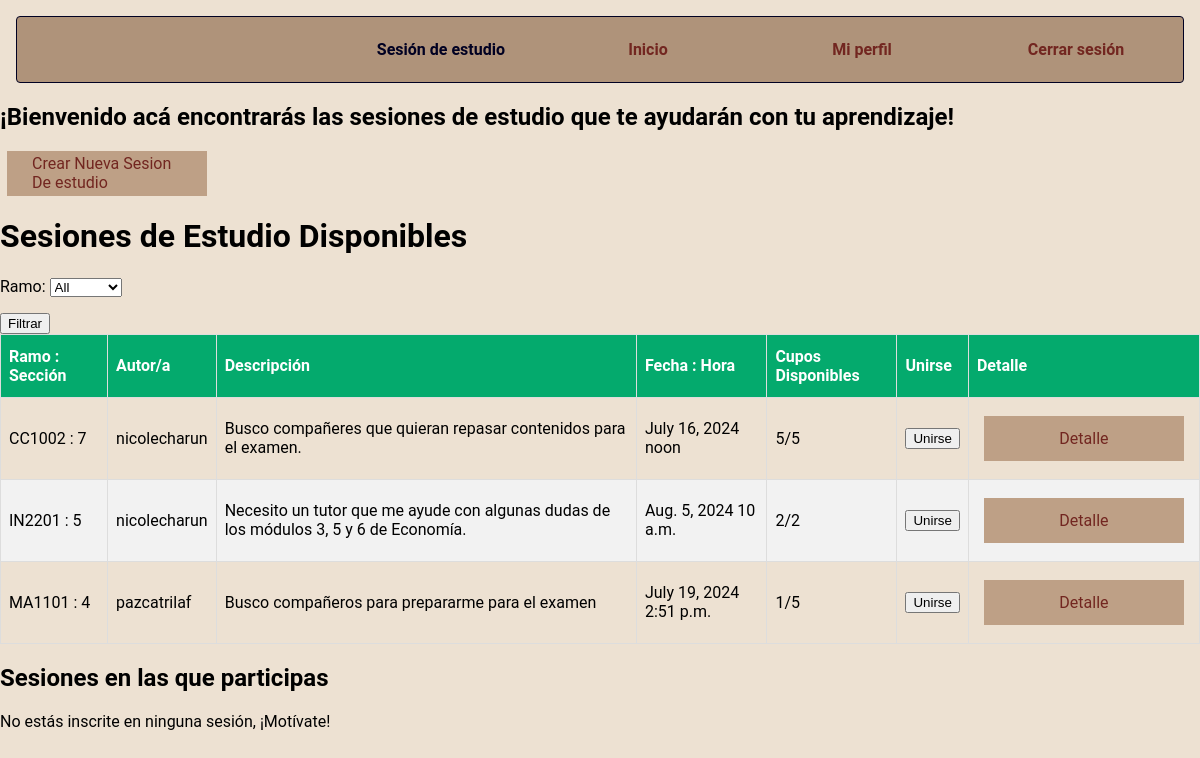
Page / (signed in) on the committed database.
### appG7/models.py (models this page shows)
class Sesion(models.Model):
  Cursos = [('MA1101', 'MA1101'), ('MA1001', 'MA1001'), ('FI1000', 'FI1000'), ('BT1211', 'BT1211'), ('MA1102', 'MA1102'), ('MA1002', 'MA1002'), ('FI1100', 'FI1100'), ('CC1002', 'CC1002'), ('IQ2211', 'IQ2211'), ('FI2001', 'FI2003'), ('MA2001', 'MA2001'), ('IN2201', 'IN2201'), ('IQ2212', 'IQ2212'), ('FI2002', 'FI2002'), ('MA2002', 'MA2002'), ('FI2004', 'FI2004')]
  id = models.AutoField(primary_key = True)
  autor = models.CharField(max_length = 30, default = 'Desconocido')
  hora = models.TimeField()
  fecha = models.DateField()
  ramo = models.CharField(max_length = 6, choices=Cursos) #6 equivale a: CC4401 (2 por el departamento) y (4 por el codigo del ramo) quizas sea más
  seccion = models.IntegerField()
  maxMembers = models.IntegerField()
  descripcion = models.CharField(max_length = 200)
  link= models.CharField(max_length = 200)
  members = models.ManyToManyField(User, through='Member', related_name='sesiones_as_member')

### appG7/views.py (the view)
# urls.py: path('', views.index_page, name='index_page'),
@login_required(login_url='/login')
def index_page(request):
    form = SesionFilterForm(request.GET)
    sesiones = Sesion.objects.all()
    user = request.user
    if form.is_valid():
        ramo = form.cleaned_data.get('ramo')
        if ramo and ramo != 'all':
            sesiones = sesiones.filter(ramo=ramo)
    for sesion in sesiones:
        sesion.is_member = sesion.members.filter(id=user.id).exists()
    mis_sesiones = Sesion.objects.filter(members=user)
    context = {
        'form': form,
        'sesiones': sesiones,
        'mis_sesiones': mis_sesiones,
    }
    if request.method == 'GET':
        return render(request,"appG7/index.html", context)

### appG7/forms.py
class SesionFilterForm(forms.Form):
    ramo = forms.ChoiceField(choices=[('all', 'All')] + Sesion.Cursos, required=False)

### appG7/templates/appG7/index.html (shortened to what this page needs)
{% extends 'appG7/base.html' %}
{% block css %}
{% load static %}
<link rel="stylesheet" type="text/css"href="{% static '/appG7/login.css' %}">
{% endblock %}
{% block content %}
<h2>¡Bienvenido acá encontrarás las sesiones de estudio que te ayudarán con tu aprendizaje!</h2>
{% if user.is_authenticated %}
<a href="{% url 'sesion' %}" class="btn btn-outline-2">Crear Nueva Sesion De estudio </a>
{% endif %}
<h1>Sesiones de Estudio Disponibles</h1>
<form method = "get">
    {{ form.as_p }}
    <button type="submit">Filtrar</button>
</form>
<table>
    <thead>
        <tr>
            <th>Ramo : Sección</th>
            <th>Autor/a</th>
            <th>Descripción</th>
            <th>Fecha : Hora</th>
            <th>Cupos Disponibles</th>
            <th>Unirse</th>
            <th>Detalle</th>
        </tr>
    </thead>
    <tbody>
        {% for sesion in sesiones %}
            <tr>
                <td> {{ sesion.get_ramo_display }} : {{ sesion.seccion }} </td>
                <td> {{ sesion.autor }} </td>
                <td> {{ sesion.descripcion }} </td>
                <td> {{ sesion.fecha }} {{ sesion.hora }} </td>
                <td> {{ sesion.members.count }}/{{ sesion.maxMembers }} </td>
                <td>
                    {% if sesion.is_member %}
                        <form method="post" action="{% url 'salirse_sesion' sesion.id %}">
                            {% csrf_token %}
                            <button type="submit" class="leave-button">Salirse</button>
                        </form>
                    {% else %}
                        <form method="post" action="{% url 'unirse_sesion' sesion.id %}">
                            <button type="submit" class="join-button">Unirse</button>
                        </form>
                    {% endif %}
                </td>
                <td>
                    <a href="{% url 'detalle_sesion' sesion.id %}" class="btn btn-outline-2">Detalle</a>
                </td>
            </tr>
            {% endfor %}
    </tbody>
</table>
<h2>Sesiones en las que participas</h2>
{% if mis_sesiones %}
    <table>
        <thead>
            <tr>
                <th>Ramo : Sección</th>
                <th>Autor/a</th>
                <th>Descripción</th>
                <th>Medio De Comunicación</th>
                <th>Fecha : Hora</th>
                <th>Cupos Disponibles</th>
                <th>Unirse</th>
                <th>Detalle</th>
            </tr>
        </thead>
        <tbody>
            {% for sesion in mis_sesiones %}
                <tr>
                    <td>{{ sesion.get_ramo_display }} : {{ sesion.seccion }}</td>
                    <td> {{ sesion.autor }} </td>
                    <td> {{ sesion.descripcion }} </td>
                    <td> {{ sesion.link }} </td>
                    <td> {{ sesion.fecha }} {{ sesion.hora }} </td>
                    <td>{{ sesion.members.count }}/{{ sesion.maxMembers }}</td>
                    <td>
                        <form method="post" action="{% url 'salirse_sesion' sesion.id %}">
                            {% csrf_token %}
                            <button type="submit" class="leave-button">Salirse</button>
                        </form>
                    </td>
                    <td>
                        <a href="{% url 'detalle_sesion' sesion.id %}" class="btn btn-outline-2">Detalle</a>
                    </td>
                </tr>
            {% endfor %}
        </tbody>
    </table>
{% else %}
    <p>No estás inscrite en ninguna sesión, ¡Motívate!</p>
{% endif %}
{% endblock %}

### appG7/static/appG7/style.css (style rules this page uses)
:root { --black-color: #000022; --pink-color: #fcdc28; }
body { margin: 0; background-color: #ede1d2; font-family: "Roboto", sans-serif; }

### appG7/static/appG7/login.css (style rules this page uses)
:root { --color-borde: #dbdbdb; }
label { padding-bottom: 1rem; cursor: pointer; }
.btn.btn-outline-2 { width: 150px; height: 15px; background-color: #bea086; color: #722620; padding: 15px 25px; text-decoration: none; margin: 10px 7px; display: flex; justify-content: center; align-items: center; }

### appG7/templates/appG7/index.html (style rules this page uses)
table { font-family: "Roboto", sans-serif; border-collapse: collapse; width: 100%; }
th, td { border: 1px solid #ddd; padding: 8px; }
tr:nth-child(even) { background-color: #f2f2f2; }
th { padding-top: 12px; padding-bottom: 12px; text-align: left; background-color: #04AA6D; color: white; }

### rows in the picture
Sesion: ramo "CC1002", seccion "7", autor "nicolecharun", descripcion "Busco compañeres que quieran repasar contenidos para el examen.", fecha "July 16, 2024", hora "noon", members.count "5", maxMembers "5", shows "Unirse"
Sesion: ramo "IN2201", seccion "5", autor "nicolecharun", descripcion "Necesito un tutor que me ayude con algunas dudas de los módulos 3, 5 y 6 de Economía.", fecha "Aug. 5, 2024", hora "10 a.m.", members.count "2", maxMembers "2", shows "Unirse"
Sesion: ramo "MA1101", seccion "4", autor "pazcatrilaf", descripcion "Busco compañeros para prepararme para el examen", fecha "July 19, 2024", hora "2:51 p.m.", members.count "1", maxMembers "5", shows "Unirse"
